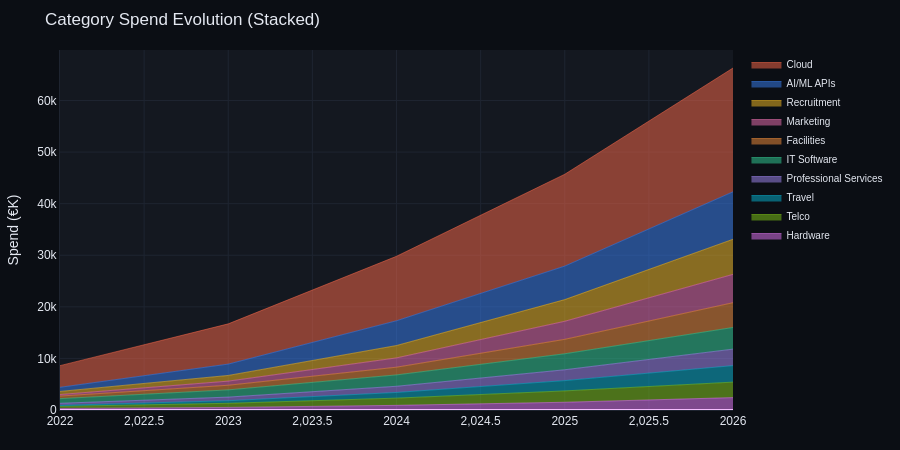

The cell this chart's notebook holds for it:
### Markdown cell above
### 📊 Chart 2: Category Spend Evolution (Stacked Area)
Shows how each category's spend stacks up over time.
Cloud & Compute dominates and is growing fast.

### Code cell
fig = go.Figure()

sorted_cats = df_meta.sort_values('spend_2026e', ascending=True)['category'].tolist()

for cat_name in sorted_cats:
    cat_data = df_spend[df_spend['category'] == cat_name]
    fig.add_trace(go.Scatter(
        x=cat_data['year'],
        y=cat_data['spend_k'],
        name=cat_name.split('&')[0].strip()[:25],
        mode='lines',
        stackgroup='one',
        line=dict(width=0.5, color=cat_colors[cat_name]),
    ))

fig.update_layout(title='Category Spend Evolution (Stacked)', **LAYOUT, height=450, yaxis_title='Spend (€K)')
fig.show()

### Figure 1 — Plotly figure (JSON) as saved in the notebook; plotly's stock layout.template omitted (floating-point values rounded to 4 significant figures)
{"data": [{"line": {"color": "#E879F9", "width": 0.5}, "mode": "lines", "name": "Hardware", "stackgroup": "one", "type": "scatter", "x": [2022, 2023, 2024, 2025, 2026], "y": [300, 500, 900, 1500, 2400]}, {"line": {"color": "#84CC16", "width": 0.5}, "mode": "lines", "name": "Telco", "stackgroup": "one", "type": "scatter", "x": [2022, 2023, 2024, 2025, 2026], "y": [400, 800, 1400, 2200, 3000]}, {"line": {"color": "#06B6D4", "width": 0.5}, "mode": "lines", "name": "Travel", "stackgroup": "one", "type": "scatter", "x": [2022, 2023, 2024, 2025, 2026], "y": [200, 500, 1100, 2000, 3200]}, {"line": {"color": "#A78BFA", "width": 0.5}, "mode": "lines", "name": "Professional Services", "stackgroup": "one", "type": "scatter", "x": [2022, 2023, 2024, 2025, 2026], "y": [400, 700, 1200, 2100, 3200]}, {"line": {"color": "#34D399", "width": 0.5}, "mode": "lines", "name": "IT Software", "stackgroup": "one", "type": "scatter", "x": [2022, 2023, 2024, 2025, 2026], "y": [900, 1400, 2200, 3100, 4200]}, {"line": {"color": "#FB923C", "width": 0.5}, "mode": "lines", "name": "Facilities", "stackgroup": "one", "type": "scatter", "x": [2022, 2023, 2024, 2025, 2026], "y": [500, 900, 1500, 2800, 4800]}, {"line": {"color": "#F472B6", "width": 0.5}, "mode": "lines", "name": "Marketing", "stackgroup": "one", "type": "scatter", "x": [2022, 2023, 2024, 2025, 2026], "y": [300, 800, 1800, 3500, 5500]}, {"line": {"color": "#FBBF24", "width": 0.5}, "mode": "lines", "name": "Recruitment", "stackgroup": "one", "type": "scatter", "x": [2022, 2023, 2024, 2025, 2026], "y": [600, 1100, 2400, 4200, 6800]}, {"line": {"color": "#3B82F6", "width": 0.5}, "mode": "lines", "name": "AI/ML APIs", "stackgroup": "one", "type": "scatter", "x": [2022, 2023, 2024, 2025, 2026], "y": [800, 2200, 4800, 6500, 9200]}, {"line": {"color": "#FF6B4A", "width": 0.5}, "mode": "lines", "name": "Cloud", "stackgroup": "one", "type": "scatter", "x": [2022, 2023, 2024, 2025, 2026], "y": [4200, 7800, 12500, 17800, 24000]}], "layout": {"font": {"color": "#E4E8F1", "family": "Arial, sans-serif", "size": 12}, "height": 450, "legend": {"bgcolor": "rgba(0,0,0,0)", "font": {"size": 10}}, "margin": {"b": 40, "l": 60, "r": 30, "t": 50}, "paper_bgcolor": "#0B0E14", "plot_bgcolor": "#141820", "title": {"text": "Category Spend Evolution (Stacked)"}, "xaxis": {"gridcolor": "#1E2430", "linecolor": "#1E2430"}, "yaxis": {"gridcolor": "#1E2430", "linecolor": "#1E2430", "title": {"text": "Spend (€K)"}}}}
